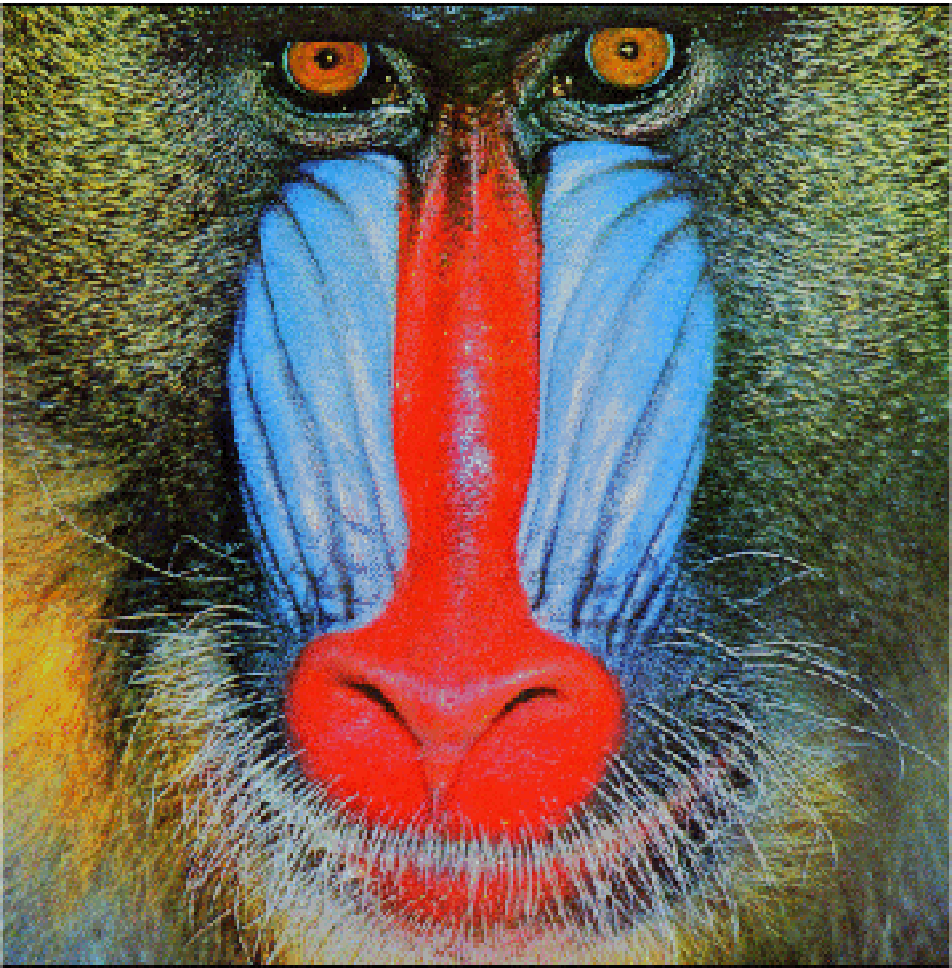
%> input picture Lab2/Mandrill.png, 952 x 968 px
$ octave Lab2.m   (GNU Octave 9; MATLAB toolbox functions it lacks are replaced by stand-ins)
%> lines starting %> are read from the running program, lines starting %| are printed output that depends on the picture
### Lab2/CGBSCR1G2B3.m
function [Im] = CGBSCR1G2B3(image)
%> called with image = 'Mandrill.png'
% CGBSCR1G2B3 - Color and Image Processing Function
%
% Syntax:
%   [Im] = CGBSCR1G2B3(image)
%
% Input:
%   image - The input image file path or matrix
%
% Output:
%   Im - A cell array containing various processed versions of the input image
%
% Description:
%   This function takes an input image and performs several color and
%   image processing operations to generate different representations
%   of the original image.
%
% Processing Steps:
%   1. Read the input image.
%   2. Convert the image to grayscale.
%   3. Binarize the grayscale image.
%   4. Apply grayscale slicing with 20 levels.
%   5. Extract the red channel of the original image.
%   6. Extract the green channel of the original image.
%   7. Extract the blue channel of the original image.
%
% Example:
%   img = 'path/to/your/image.jpg';
%   processedImages = CGBSCR1G2B3(img);
%
% Author: Gustavo Da Costa Gomez

% Step 1: Read the input image
Im = repmat({}, 7);
Im(1,1).image = imread(image);

% Step 2: Convert the image to grayscale
Im(1,2).image = rgb2gray(Im(1,1).image);

% Step 3: Binarize the grayscale image
Im(1,3).image = imbinarize(Im(1,2).image);

% Step 4: Apply grayscale slicing with 20 levels
Im(1,4).image = grayslice(Im(1,2).image, 20);

% Step 5: Extract the red channel of the original image
Im(1,5).image = Im(1,1).image(:,:,1);

% Step 6: Extract the green channel of the original image
Im(1,6).image = Im(1,1).image(:,:,2);

% Step 7: Extract the blue channel of the original image
Im(1,7).image = Im(1,1).image(:,:,3);

end

### Lab2/SimilarityDetermination.m
function [Sim] = SimilarityDetermination(Im)
% SimilarityDetermination - Calculate Image Similarity Matrix
%
% Syntax:
%   [Sim] = SimilarityDetermination(Im)
%
% Input:
%   Im - A cell array containing images
%
% Output:
%   Sim - Image Similarity Matrix
%
% Description:
%   This function takes a cell array of images and calculates the
%   similarity matrix between each pair of images.
%
% Parameters:
%   X, Y - Dimensions for the temporary image matrix
%   Sim - Image Similarity Matrix
%   Imk - Temporary image matrix for each iteration
%   Sum - Accumulator for pixel differences between images
%
% Example:
%   img1 = imread('image1.jpg');
%   img2 = imread('image2.jpg');
%   images = {struct('image', img1), struct('image', img2)};
%   similarityMatrix = SimilarityDetermination(images);
%
% Author: Gustavo Da Costa Gomez

% Set temporary image dimensions
X = 500;
Y = X;

% Initialize the Image Similarity Matrix
Sim = zeros(length(Im), length(Im));

% Initialize the temporary image matrix
Imk = zeros(X, Y);

% Iterate through each pair of images
for k = 1:length(Im)
    for l = 1:length(Im)
        % Extract the image matrices
        Imk = Im(1, k).image;

        % Initialize the pixel difference accumulator
        Sum = 0;

        % Iterate through each pixel in the images
        for i = 1:X
            for j = 1:Y
                % Accumulate absolute pixel differences
                Sum = Sum + abs(double(Im(1, l).image(i, j)) - double(Imk(i, j)));
            end
            % Calculate similarity score for the current row
            Sim(k, l) = 1 - Sum / (255 * X * Y);
        end
    end
end

end

### Lab2/Lab2.m
%% ENEL 503 Lab 2
% Gustavo Da Costa Gomez, 30085980

clc
clear
close all

%% Question 1

% Load an image using a custom function CGBSCR1G2B3 and convert it to grayscale
Im = CGBSCR1G2B3('Mandrill.png');
%> Im = 7 items
ImC = Im(1,1).image;
%> ImC is the input picture: size 968x952x3 uint8; mean R, G, B 112.7, 100.2, 88.4
ImG = rgb2gray(ImC);

% Extract color channels (Red, Green, Blue) from the original image
ImR1 = Im(1,5).image;
ImG2 = Im(1,6).image;
ImB3 = Im(1,7).image;
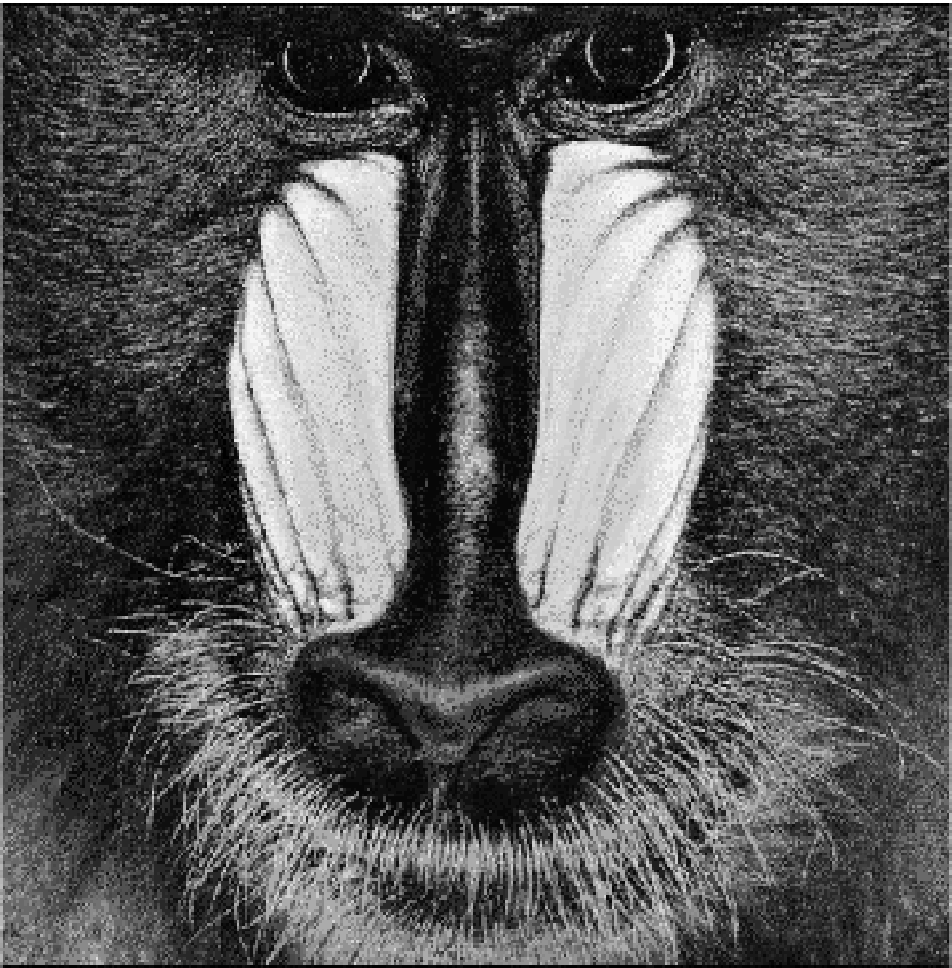
%> ImB3: size 968x952 uint8; min 0, max 255, mean 88.4

% Create grayscale image using weighted combination of color channels
ImGs = 0.2989 * ImR1 + 0.5870 * ImG2 + 0.1140 * ImB3;

% Display original grayscale image and the computed grayscale image
Im_compare = repmat({}, 2);
Im_compare(1,1).image = ImG;
Im_compare(1,2).image = ImGs;

Sim = SimilarityDetermination(Im_compare);
%> the loop in SimilarityDetermination, `for k = 1:length(Im)` made 2 passes
%> after the loop in SimilarityDetermination, `for k = 1:length(Im)`: Sim = [1 0.998; 0.998 1]
%> Sim = [1 0.998; 0.998 1]
disp("Question 1 Output: " + newline);
disp(Sim);
%|    1.0000   0.9984
%|    0.9984   1.0000

figure(1)
subplot(1,2,1), imshow(ImG), title('ImG');
subplot(1,2,2), imshow(ImGs), title('ImGs');
sgtitle('Question 1 Images');

%% Question 2

% Q2 a) - Morphing between two images
Im21 = imread('Im21.jpg');
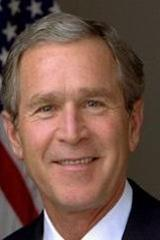
%> input picture Lab2/Im21.jpg, 160 x 240 px
%> Im21 is the input picture: size 240x160x3 uint8; mean R, G, B 115.4, 84.2, 73.4
Im22 = imread('Im22.jpg');
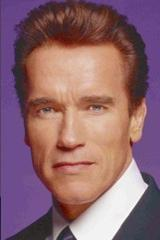
%> input picture Lab2/Im22.jpg, 160 x 240 px
%> Im22 is the input picture: size 240x160x3 uint8; mean R, G, B 140.8, 102.6, 110.1

Im_morph = repmat({}, 5);
n = 5;

figure(2)
for k = 1:5
    % Linear interpolation between two images
    Im = double(Im22) + (1-k/n)*(double(Im21) - double(Im22));
    Im = min(max(Im, 0), 255);
    Im_morph(1,k).image = uint8(Im);

    % Display morphed images
    subplot(1,n,k), imshow(Im_morph(1,k).image), title('Image');
    sgtitle("Question 2 a)");
end
%> after the loop, Im_morph = 5 items

% Q2 b) - Morphing between two color images
Im21 = CGBSCR1G2B3('Im21.jpg');
%> Im21 = 7 items
Im22 = CGBSCR1G2B3('Im22.jpg');
%> Im22 = 7 items

% Extract color channels from each image
Im21R = Im21(1, 5).image;
Im21G = Im21(1, 6).image;
Im21B = Im21(1, 7).image;
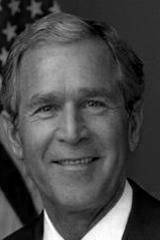
%> Im21B: size 240x160 uint8; min 0, max 255, mean 73.4

Im22R = Im22(1, 5).image;
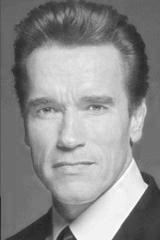
%> Im22R: size 240x160 uint8; min 31, max 255, mean 140.8
Im22G = Im22(1, 6).image;
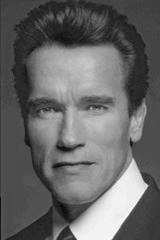
%> Im22G: size 240x160 uint8; min 5, max 255, mean 102.6
Im22B = Im22(1, 7).image;
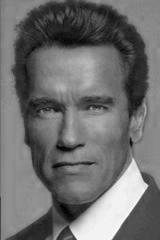
%> Im22B: size 240x160 uint8; min 0, max 255, mean 110.1

ImR = zeros(240, 160);
ImG = zeros(240, 160);
ImB = zeros(240, 160);

n = 5;

figure(3)
%> (the run ends here)
